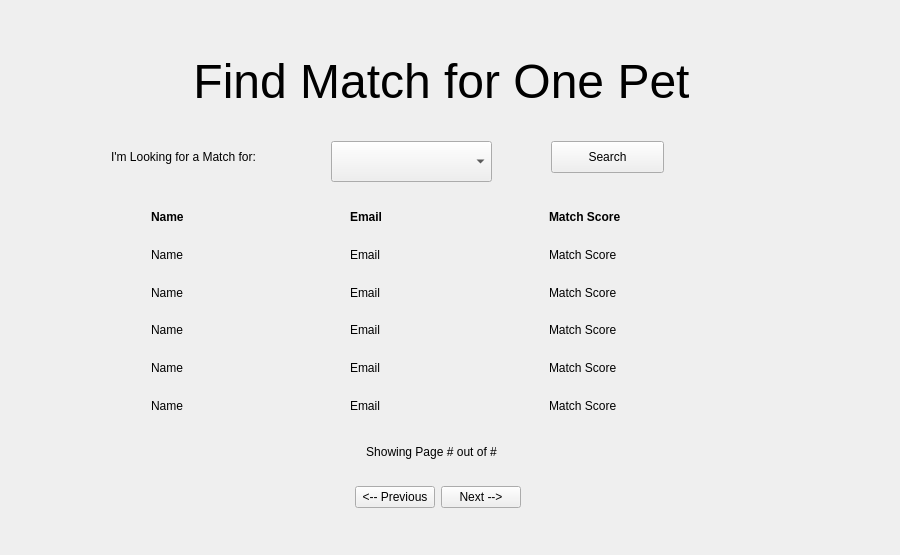
<?xml version="1.0" encoding="UTF-8"?>
<ui version="4.0">
 <class>FindMatchForPets</class>
 <widget class="QWidget" name="FindMatchForPets">
  <property name="geometry">
   <rect>
    <x>0</x>
    <y>0</y>
    <width>900</width>
    <height>555</height>
   </rect>
  </property>
  <property name="minimumSize">
   <size>
    <width>900</width>
    <height>555</height>
   </size>
  </property>
  <property name="windowTitle">
   <string>Form</string>
  </property>
  <layout class="QVBoxLayout" name="verticalLayout">
   <item>
    <widget class="QStackedWidget" name="stackedWidget">
     <property name="currentIndex">
      <number>1</number>
     </property>
     <widget class="QWidget" name="page">
      <widget class="QLabel" name="label">
       <property name="geometry">
        <rect>
         <x>240</x>
         <y>20</y>
         <width>371</width>
         <height>81</height>
        </rect>
       </property>
       <property name="font">
        <font>
         <pointsize>36</pointsize>
        </font>
       </property>
       <property name="text">
        <string>Find Match</string>
       </property>
       <property name="alignment">
        <set>Qt::AlignCenter</set>
       </property>
      </widget>
      <widget class="QPushButton" name="pushButton">
       <property name="geometry">
        <rect>
         <x>80</x>
         <y>140</y>
         <width>261</width>
         <height>61</height>
        </rect>
       </property>
       <property name="text">
        <string>Find Matches For All Pets</string>
       </property>
      </widget>
      <widget class="QPushButton" name="pushButton_2">
       <property name="geometry">
        <rect>
         <x>490</x>
         <y>140</y>
         <width>261</width>
         <height>61</height>
        </rect>
       </property>
       <property name="text">
        <string>Find Match For One Pet</string>
       </property>
      </widget>
     </widget>
     <widget class="QWidget" name="page_2">
      <widget class="QLabel" name="label_2">
       <property name="geometry">
        <rect>
         <x>180</x>
         <y>20</y>
         <width>501</width>
         <height>101</height>
        </rect>
       </property>
       <property name="font">
        <font>
         <pointsize>36</pointsize>
        </font>
       </property>
       <property name="text">
        <string>Find Match for One Pet</string>
       </property>
       <property name="alignment">
        <set>Qt::AlignCenter</set>
       </property>
      </widget>
      <widget class="QLabel" name="label_3">
       <property name="geometry">
        <rect>
         <x>100</x>
         <y>130</y>
         <width>191</width>
         <height>31</height>
        </rect>
       </property>
       <property name="text">
        <string>I'm Looking for a Match for: </string>
       </property>
      </widget>
      <widget class="QComboBox" name="petComboBox">
       <property name="geometry">
        <rect>
         <x>320</x>
         <y>130</y>
         <width>161</width>
         <height>41</height>
        </rect>
       </property>
      </widget>
      <widget class="QPushButton" name="pushButton_3">
       <property name="geometry">
        <rect>
         <x>540</x>
         <y>130</y>
         <width>113</width>
         <height>32</height>
        </rect>
       </property>
       <property name="text">
        <string>Search</string>
       </property>
      </widget>
      <widget class="QLabel" name="pageLine">
       <property name="geometry">
        <rect>
         <x>250</x>
         <y>430</y>
         <width>341</width>
         <height>21</height>
        </rect>
       </property>
       <property name="text">
        <string>Showing Page # out of #</string>
       </property>
       <property name="alignment">
        <set>Qt::AlignCenter</set>
       </property>
      </widget>
      <widget class="QWidget" name="layoutWidget">
       <property name="geometry">
        <rect>
         <x>270</x>
         <y>470</y>
         <width>314</width>
         <height>32</height>
        </rect>
       </property>
       <layout class="QHBoxLayout" name="horizontalLayout">
        <item>
         <spacer name="horizontalSpacer">
          <property name="orientation">
           <enum>Qt::Horizontal</enum>
          </property>
          <property name="sizeHint" stdset="0">
           <size>
            <width>40</width>
            <height>20</height>
           </size>
          </property>
         </spacer>
        </item>
        <item>
         <widget class="QPushButton" name="previousOne">
          <property name="text">
           <string>&lt;-- Previous</string>
          </property>
         </widget>
        </item>
        <item>
         <widget class="QPushButton" name="nextAll_2">
          <property name="text">
           <string>Next --&gt;</string>
          </property>
         </widget>
        </item>
        <item>
         <spacer name="horizontalSpacer_2">
          <property name="orientation">
           <enum>Qt::Horizontal</enum>
          </property>
          <property name="sizeHint" stdset="0">
           <size>
            <width>40</width>
            <height>20</height>
           </size>
          </property>
         </spacer>
        </item>
       </layout>
      </widget>
      <widget class="QWidget" name="layoutWidget">
       <property name="geometry">
        <rect>
         <x>140</x>
         <y>190</y>
         <width>591</width>
         <height>221</height>
        </rect>
       </property>
       <layout class="QHBoxLayout" name="horizontalLayout_2">
        <item>
         <layout class="QVBoxLayout" name="verticalLayout_2">
          <item>
           <widget class="QLabel" name="name">
            <property name="font">
             <font>
              <weight>75</weight>
              <bold>true</bold>
             </font>
            </property>
            <property name="text">
             <string>Name</string>
            </property>
           </widget>
          </item>
          <item>
           <widget class="QLabel" name="name1">
            <property name="text">
             <string>Name</string>
            </property>
           </widget>
          </item>
          <item>
           <widget class="QLabel" name="name2">
            <property name="text">
             <string>Name</string>
            </property>
           </widget>
          </item>
          <item>
           <widget class="QLabel" name="name3">
            <property name="text">
             <string>Name</string>
            </property>
           </widget>
          </item>
          <item>
           <widget class="QLabel" name="name4">
            <property name="text">
             <string>Name</string>
            </property>
           </widget>
          </item>
          <item>
           <widget class="QLabel" name="name5">
            <property name="text">
             <string>Name</string>
            </property>
           </widget>
          </item>
         </layout>
        </item>
        <item>
         <layout class="QVBoxLayout" name="verticalLayout_3">
          <item>
           <widget class="QLabel" name="email">
            <property name="font">
             <font>
              <weight>75</weight>
              <bold>true</bold>
             </font>
            </property>
            <property name="text">
             <string>Email</string>
            </property>
           </widget>
          </item>
          <item>
           <widget class="QLabel" name="email1">
            <property name="font">
             <font>
              <weight>50</weight>
              <bold>false</bold>
             </font>
            </property>
            <property name="text">
             <string>Email</string>
            </property>
           </widget>
          </item>
          <item>
           <widget class="QLabel" name="email2">
            <property name="font">
             <font>
              <weight>50</weight>
              <bold>false</bold>
             </font>
            </property>
            <property name="text">
             <string>Email</string>
            </property>
           </widget>
          </item>
          <item>
           <widget class="QLabel" name="email3">
            <property name="font">
             <font>
              <weight>50</weight>
              <bold>false</bold>
             </font>
            </property>
            <property name="text">
             <string>Email</string>
            </property>
           </widget>
          </item>
          <item>
           <widget class="QLabel" name="email4">
            <property name="font">
             <font>
              <weight>50</weight>
              <bold>false</bold>
             </font>
            </property>
            <property name="text">
             <string>Email</string>
            </property>
           </widget>
          </item>
          <item>
           <widget class="QLabel" name="email5">
            <property name="font">
             <font>
              <weight>50</weight>
              <bold>false</bold>
             </font>
            </property>
            <property name="text">
             <string>Email</string>
            </property>
           </widget>
          </item>
         </layout>
        </item>
        <item>
         <layout class="QVBoxLayout" name="verticalLayout_4">
          <item>
           <widget class="QLabel" name="label_4">
            <property name="font">
             <font>
              <weight>75</weight>
              <bold>true</bold>
             </font>
            </property>
            <property name="text">
             <string>Match Score</string>
            </property>
           </widget>
          </item>
          <item>
           <widget class="QLabel" name="match1">
            <property name="font">
             <font>
              <weight>50</weight>
              <bold>false</bold>
             </font>
            </property>
            <property name="text">
             <string>Match Score</string>
            </property>
           </widget>
          </item>
          <item>
           <widget class="QLabel" name="match2">
            <property name="font">
             <font>
              <weight>50</weight>
              <bold>false</bold>
             </font>
            </property>
            <property name="text">
             <string>Match Score</string>
            </property>
           </widget>
          </item>
          <item>
           <widget class="QLabel" name="match3">
            <property name="font">
             <font>
              <weight>50</weight>
              <bold>false</bold>
             </font>
            </property>
            <property name="text">
             <string>Match Score</string>
            </property>
           </widget>
          </item>
          <item>
           <widget class="QLabel" name="match4">
            <property name="font">
             <font>
              <weight>50</weight>
              <bold>false</bold>
             </font>
            </property>
            <property name="text">
             <string>Match Score</string>
            </property>
           </widget>
          </item>
          <item>
           <widget class="QLabel" name="match5">
            <property name="font">
             <font>
              <weight>50</weight>
              <bold>false</bold>
             </font>
            </property>
            <property name="text">
             <string>Match Score</string>
            </property>
           </widget>
          </item>
         </layout>
        </item>
       </layout>
      </widget>
     </widget>
     <widget class="QWidget" name="page_3">
      <widget class="QLabel" name="label_15">
       <property name="geometry">
        <rect>
         <x>180</x>
         <y>20</y>
         <width>501</width>
         <height>101</height>
        </rect>
       </property>
       <property name="font">
        <font>
         <pointsize>36</pointsize>
        </font>
       </property>
       <property name="text">
        <string>Find Matches for All Pets</string>
       </property>
       <property name="alignment">
        <set>Qt::AlignCenter</set>
       </property>
      </widget>
      <widget class="QLabel" name="pageLineAll">
       <property name="geometry">
        <rect>
         <x>280</x>
         <y>450</y>
         <width>341</width>
         <height>21</height>
        </rect>
       </property>
       <property name="text">
        <string>Showing Page # out of #</string>
       </property>
       <property name="alignment">
        <set>Qt::AlignCenter</set>
       </property>
      </widget>
      <widget class="QWidget" name="layoutWidget">
       <property name="geometry">
        <rect>
         <x>280</x>
         <y>490</y>
         <width>314</width>
         <height>32</height>
        </rect>
       </property>
       <layout class="QHBoxLayout" name="horizontalLayout_5">
        <item>
         <spacer name="horizontalSpacer_3">
          <property name="orientation">
           <enum>Qt::Horizontal</enum>
          </property>
          <property name="sizeHint" stdset="0">
           <size>
            <width>40</width>
            <height>20</height>
           </size>
          </property>
         </spacer>
        </item>
        <item>
         <widget class="QPushButton" name="previousAll">
          <property name="text">
           <string>&lt;-- Previous</string>
          </property>
         </widget>
        </item>
        <item>
         <widget class="QPushButton" name="nextAll">
          <property name="text">
           <string>Next --&gt;</string>
          </property>
         </widget>
        </item>
        <item>
         <spacer name="horizontalSpacer_4">
          <property name="orientation">
           <enum>Qt::Horizontal</enum>
          </property>
          <property name="sizeHint" stdset="0">
           <size>
            <width>40</width>
            <height>20</height>
           </size>
          </property>
         </spacer>
        </item>
       </layout>
      </widget>
      <widget class="QWidget" name="layoutWidget">
       <property name="geometry">
        <rect>
         <x>130</x>
         <y>130</y>
         <width>631</width>
         <height>301</height>
        </rect>
       </property>
       <layout class="QHBoxLayout" name="horizontalLayout_3">
        <item>
         <layout class="QVBoxLayout" name="verticalLayout_5">
          <item>
           <widget class="QLabel" name="label_27">
            <property name="font">
             <font>
              <weight>75</weight>
              <bold>true</bold>
             </font>
            </property>
            <property name="text">
             <string>Pet Name</string>
            </property>
           </widget>
          </item>
          <item>
           <widget class="QLabel" name="pname1">
            <property name="text">
             <string>Pet Name</string>
            </property>
           </widget>
          </item>
          <item>
           <widget class="QLabel" name="pname2">
            <property name="text">
             <string>Pet Name</string>
            </property>
           </widget>
          </item>
          <item>
           <widget class="QLabel" name="pname3">
            <property name="text">
             <string>Pet Name</string>
            </property>
           </widget>
          </item>
          <item>
           <widget class="QLabel" name="pname4">
            <property name="text">
             <string>Pet Name</string>
            </property>
           </widget>
          </item>
          <item>
           <widget class="QLabel" name="pname5">
            <property name="text">
             <string>Pet Name</string>
            </property>
           </widget>
          </item>
          <item>
           <widget class="QLabel" name="pname6">
            <property name="text">
             <string>Pet Name</string>
            </property>
           </widget>
          </item>
          <item>
           <widget class="QLabel" name="pname7">
            <property name="text">
             <string>Pet Name</string>
            </property>
           </widget>
          </item>
          <item>
           <widget class="QLabel" name="pname8">
            <property name="text">
             <string>Pet Name</string>
            </property>
           </widget>
          </item>
         </layout>
        </item>
        <item>
         <layout class="QVBoxLayout" name="verticalLayout_6">
          <item>
           <widget class="QLabel" name="name_2">
            <property name="font">
             <font>
              <weight>75</weight>
              <bold>true</bold>
             </font>
            </property>
            <property name="text">
             <string>Name</string>
            </property>
           </widget>
          </item>
          <item>
           <widget class="QLabel" name="name1a">
            <property name="text">
             <string>Name</string>
            </property>
           </widget>
          </item>
          <item>
           <widget class="QLabel" name="name2a">
            <property name="text">
             <string>Name</string>
            </property>
           </widget>
          </item>
          <item>
           <widget class="QLabel" name="name3a">
            <property name="text">
             <string>Name</string>
            </property>
           </widget>
          </item>
          <item>
           <widget class="QLabel" name="name4a">
            <property name="text">
             <string>Name</string>
            </property>
           </widget>
          </item>
          <item>
           <widget class="QLabel" name="name5a">
            <property name="text">
             <string>Name</string>
            </property>
           </widget>
          </item>
          <item>
           <widget class="QLabel" name="name6a">
            <property name="text">
             <string>Name</string>
            </property>
           </widget>
          </item>
          <item>
           <widget class="QLabel" name="name7a">
            <property name="text">
             <string>Name</string>
            </property>
           </widget>
          </item>
          <item>
           <widget class="QLabel" name="name8a">
            <property name="text">
             <string>Name</string>
            </property>
           </widget>
          </item>
         </layout>
        </item>
        <item>
         <layout class="QVBoxLayout" name="verticalLayout_7">
          <item>
           <widget class="QLabel" name="email_2">
            <property name="font">
             <font>
              <weight>75</weight>
              <bold>true</bold>
             </font>
            </property>
            <property name="text">
             <string>Email</string>
            </property>
           </widget>
          </item>
          <item>
           <widget class="QLabel" name="email1a">
            <property name="font">
             <font>
              <weight>50</weight>
              <bold>false</bold>
             </font>
            </property>
            <property name="text">
             <string>Email</string>
            </property>
           </widget>
          </item>
          <item>
           <widget class="QLabel" name="email2a">
            <property name="font">
             <font>
              <weight>50</weight>
              <bold>false</bold>
             </font>
            </property>
            <property name="text">
             <string>Email</string>
            </property>
           </widget>
          </item>
          <item>
           <widget class="QLabel" name="email3a">
            <property name="font">
             <font>
              <weight>50</weight>
              <bold>false</bold>
             </font>
            </property>
            <property name="text">
             <string>Email</string>
            </property>
           </widget>
          </item>
          <item>
           <widget class="QLabel" name="email4a">
            <property name="font">
             <font>
              <weight>50</weight>
              <bold>false</bold>
             </font>
            </property>
            <property name="text">
             <string>Email</string>
            </property>
           </widget>
          </item>
          <item>
           <widget class="QLabel" name="email5a">
            <property name="font">
             <font>
              <weight>50</weight>
              <bold>false</bold>
             </font>
            </property>
            <property name="text">
             <string>Email</string>
            </property>
           </widget>
          </item>
          <item>
           <widget class="QLabel" name="email6a">
            <property name="font">
             <font>
              <weight>50</weight>
              <bold>false</bold>
             </font>
            </property>
            <property name="text">
             <string>Email</string>
            </property>
           </widget>
          </item>
          <item>
           <widget class="QLabel" name="email7a">
            <property name="font">
             <font>
              <weight>50</weight>
              <bold>false</bold>
             </font>
            </property>
            <property name="text">
             <string>Email</string>
            </property>
           </widget>
          </item>
          <item>
           <widget class="QLabel" name="email8a">
            <property name="font">
             <font>
              <weight>50</weight>
              <bold>false</bold>
             </font>
            </property>
            <property name="text">
             <string>Email</string>
            </property>
           </widget>
          </item>
         </layout>
        </item>
        <item>
         <layout class="QVBoxLayout" name="verticalLayout_8">
          <item>
           <widget class="QLabel" name="label_5">
            <property name="font">
             <font>
              <weight>75</weight>
              <bold>true</bold>
             </font>
            </property>
            <property name="text">
             <string>Match Score</string>
            </property>
           </widget>
          </item>
          <item>
           <widget class="QLabel" name="match1a">
            <property name="font">
             <font>
              <weight>50</weight>
              <bold>false</bold>
             </font>
            </property>
            <property name="text">
             <string>Match Score</string>
            </property>
           </widget>
          </item>
          <item>
           <widget class="QLabel" name="match2a">
            <property name="font">
             <font>
              <weight>50</weight>
              <bold>false</bold>
             </font>
            </property>
            <property name="text">
             <string>Match Score</string>
            </property>
           </widget>
          </item>
          <item>
           <widget class="QLabel" name="match3a">
            <property name="font">
             <font>
              <weight>50</weight>
              <bold>false</bold>
             </font>
            </property>
            <property name="text">
             <string>Match Score</string>
            </property>
           </widget>
          </item>
          <item>
           <widget class="QLabel" name="match4a">
            <property name="font">
             <font>
              <weight>50</weight>
              <bold>false</bold>
             </font>
            </property>
            <property name="text">
             <string>Match Score</string>
            </property>
           </widget>
          </item>
          <item>
           <widget class="QLabel" name="match5a">
            <property name="font">
             <font>
              <weight>50</weight>
              <bold>false</bold>
             </font>
            </property>
            <property name="text">
             <string>Match Score</string>
            </property>
           </widget>
          </item>
          <item>
           <widget class="QLabel" name="match6a">
            <property name="font">
             <font>
              <weight>50</weight>
              <bold>false</bold>
             </font>
            </property>
            <property name="text">
             <string>Match Score</string>
            </property>
           </widget>
          </item>
          <item>
           <widget class="QLabel" name="match7a">
            <property name="font">
             <font>
              <weight>50</weight>
              <bold>false</bold>
             </font>
            </property>
            <property name="text">
             <string>Match Score</string>
            </property>
           </widget>
          </item>
          <item>
           <widget class="QLabel" name="match8a">
            <property name="font">
             <font>
              <weight>50</weight>
              <bold>false</bold>
             </font>
            </property>
            <property name="text">
             <string>Match Score</string>
            </property>
           </widget>
          </item>
         </layout>
        </item>
       </layout>
      </widget>
     </widget>
    </widget>
   </item>
  </layout>
 </widget>
 <resources/>
 <connections/>
</ui>
